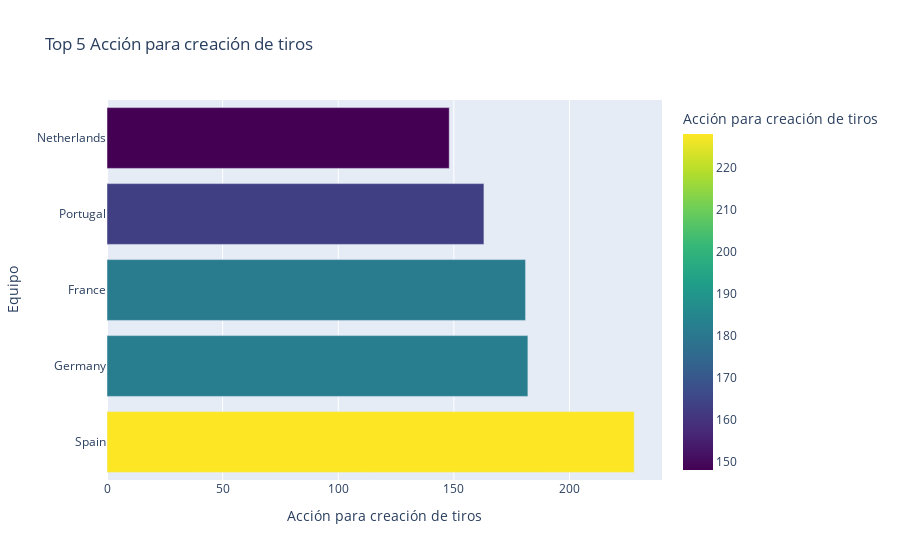
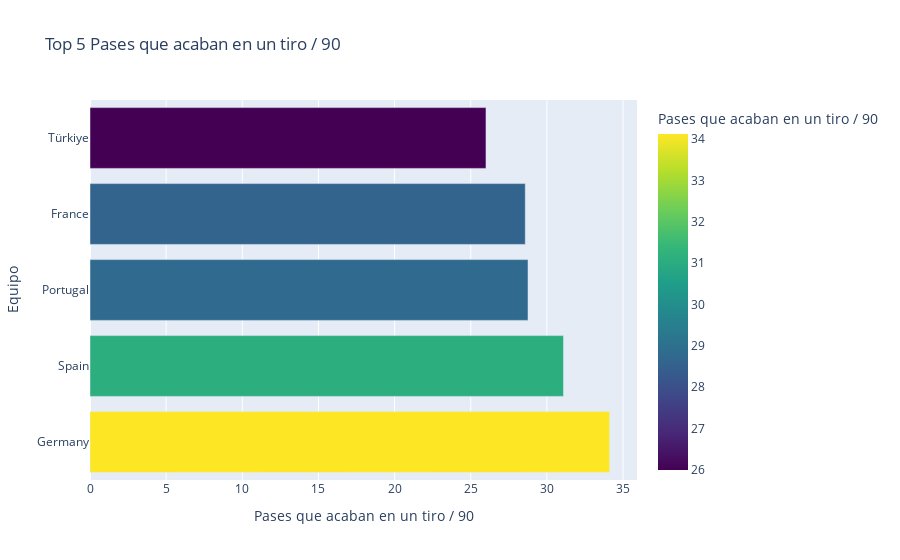
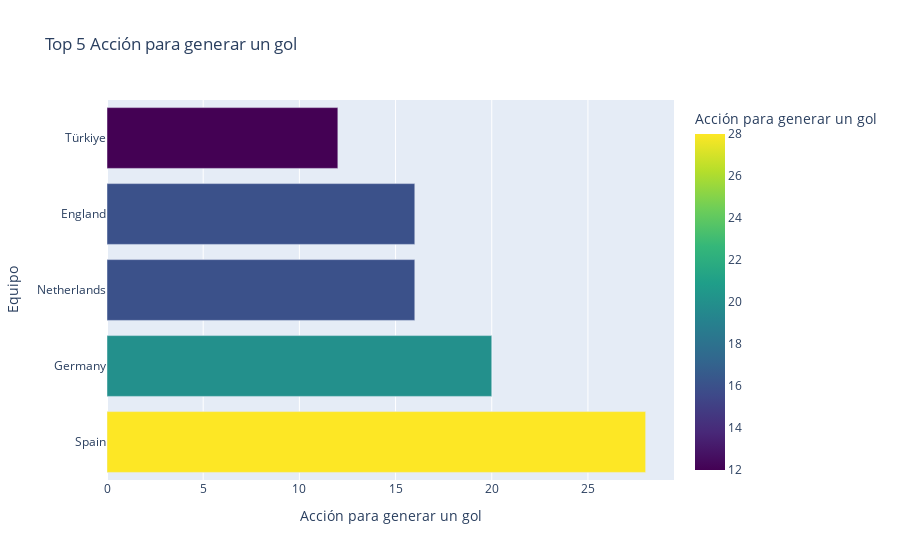
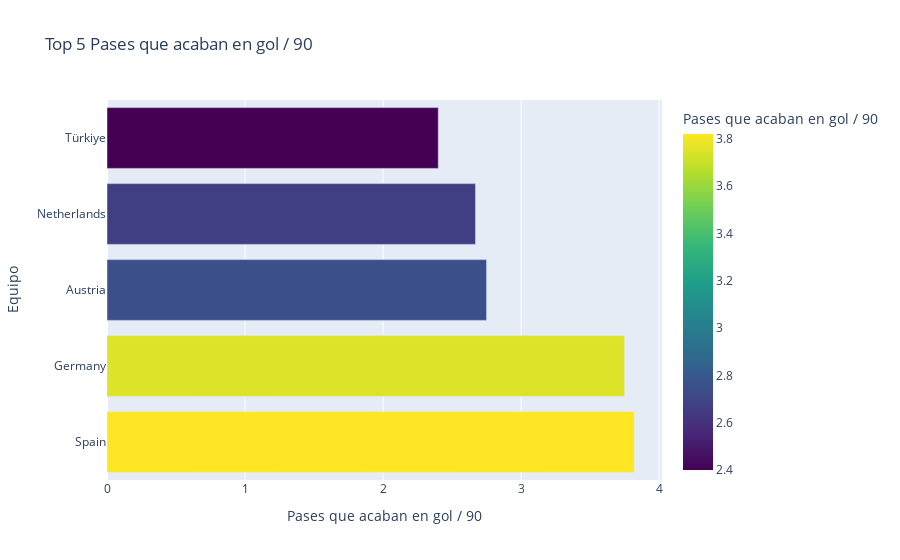

Here is the notebook cell these charts were saved with, in order:
### Markdown cell above
La siguiente sección muestra cómo iterar sobre el diccionario de DataFrames y listas de columnas para aplicar la función 'barplot_df' a cada DataFrame. Esta función generará gráficos de barras para las columnas especificadas.

### Code cell
# Iterar sobre el diccionario y aplicar la función
for df_name, columns in lista_columnas.items():
    if df_name in dataframes_dict:
        df = dataframes_dict[df_name]
        print(f'\nDATAFRAME: {df_name}')
        barplot_df(df, columns)
    else:
        print(f"El DataFrame '{df_name}' no se encuentra en dataframes_dict.")

### Figure 1 — Plotly figure (JSON) as saved in the notebook; plotly's stock layout.template omitted (floating-point values rounded to 4 significant figures)
{"data": [{"alignmentgroup": "True", "hovertemplate": "Acción para creación de tiros=%{marker.color}<br>Equipo=%{y}<extra></extra>", "legendgroup": "", "marker": {"color": [228, 182, 181, 163, 148], "coloraxis": "coloraxis", "pattern": {"shape": ""}}, "name": "", "offsetgroup": "", "orientation": "h", "showlegend": false, "textposition": "auto", "type": "bar", "x": [228, 182, 181, 163, 148], "xaxis": "x", "y": ["Spain", "Germany", "France", "Portugal", "Netherlands"], "yaxis": "y"}], "layout": {"barmode": "relative", "coloraxis": {"colorbar": {"title": {"text": "Acción para creación de tiros"}}, "colorscale": [[0, "#440154"], [0.1111, "#482878"], [0.2222, "#3e4989"], [0.3333, "#31688e"], [0.4444, "#26828e"], [0.5556, "#1f9e89"], [0.6667, "#35b779"], [0.7778, "#6ece58"], [0.8889, "#b5de2b"], [1, "#fde725"]]}, "legend": {"tracegroupgap": 0}, "title": {"text": "Top 5 Acción para creación de tiros"}, "xaxis": {"anchor": "y", "domain": [0, 1], "title": {"text": "Acción para creación de tiros"}}, "yaxis": {"anchor": "x", "domain": [0, 1], "title": {"text": "Equipo"}}}}

### Figure 2 — Plotly figure (JSON) as saved in the notebook; plotly's stock layout.template omitted (floating-point values rounded to 4 significant figures)
{"data": [{"alignmentgroup": "True", "hovertemplate": "Pases que acaban en un tiro / 90=%{marker.color}<br>Equipo=%{y}<extra></extra>", "legendgroup": "", "marker": {"color": [34.12, 31.09, 28.76, 28.58, 26], "coloraxis": "coloraxis", "pattern": {"shape": ""}}, "name": "", "offsetgroup": "", "orientation": "h", "showlegend": false, "textposition": "auto", "type": "bar", "x": [34.12, 31.09, 28.76, 28.58, 26], "xaxis": "x", "y": ["Germany", "Spain", "Portugal", "France", "Türkiye"], "yaxis": "y"}], "layout": {"barmode": "relative", "coloraxis": {"colorbar": {"title": {"text": "Pases que acaban en un tiro / 90"}}, "colorscale": [[0, "#440154"], [0.1111, "#482878"], [0.2222, "#3e4989"], [0.3333, "#31688e"], [0.4444, "#26828e"], [0.5556, "#1f9e89"], [0.6667, "#35b779"], [0.7778, "#6ece58"], [0.8889, "#b5de2b"], [1, "#fde725"]]}, "legend": {"tracegroupgap": 0}, "title": {"text": "Top 5 Pases que acaban en un tiro / 90"}, "xaxis": {"anchor": "y", "domain": [0, 1], "title": {"text": "Pases que acaban en un tiro / 90"}}, "yaxis": {"anchor": "x", "domain": [0, 1], "title": {"text": "Equipo"}}}}

### Figure 3 — Plotly figure (JSON) as saved in the notebook; plotly's stock layout.template omitted (floating-point values rounded to 4 significant figures)
{"data": [{"alignmentgroup": "True", "hovertemplate": "Acción para generar un gol=%{marker.color}<br>Equipo=%{y}<extra></extra>", "legendgroup": "", "marker": {"color": [28, 20, 16, 16, 12], "coloraxis": "coloraxis", "pattern": {"shape": ""}}, "name": "", "offsetgroup": "", "orientation": "h", "showlegend": false, "textposition": "auto", "type": "bar", "x": [28, 20, 16, 16, 12], "xaxis": "x", "y": ["Spain", "Germany", "Netherlands", "England", "Türkiye"], "yaxis": "y"}], "layout": {"barmode": "relative", "coloraxis": {"colorbar": {"title": {"text": "Acción para generar un gol"}}, "colorscale": [[0, "#440154"], [0.1111, "#482878"], [0.2222, "#3e4989"], [0.3333, "#31688e"], [0.4444, "#26828e"], [0.5556, "#1f9e89"], [0.6667, "#35b779"], [0.7778, "#6ece58"], [0.8889, "#b5de2b"], [1, "#fde725"]]}, "legend": {"tracegroupgap": 0}, "title": {"text": "Top 5 Acción para generar un gol"}, "xaxis": {"anchor": "y", "domain": [0, 1], "title": {"text": "Acción para generar un gol"}}, "yaxis": {"anchor": "x", "domain": [0, 1], "title": {"text": "Equipo"}}}}

### Figure 4 — Plotly figure (JSON) as saved in the notebook; plotly's stock layout.template omitted (floating-point values rounded to 4 significant figures)
{"data": [{"alignmentgroup": "True", "hovertemplate": "Pases que acaban en gol / 90=%{marker.color}<br>Equipo=%{y}<extra></extra>", "legendgroup": "", "marker": {"color": [3.82, 3.75, 2.75, 2.67, 2.4], "coloraxis": "coloraxis", "pattern": {"shape": ""}}, "name": "", "offsetgroup": "", "orientation": "h", "showlegend": false, "textposition": "auto", "type": "bar", "x": [3.82, 3.75, 2.75, 2.67, 2.4], "xaxis": "x", "y": ["Spain", "Germany", "Austria", "Netherlands", "Türkiye"], "yaxis": "y"}], "layout": {"barmode": "relative", "coloraxis": {"colorbar": {"title": {"text": "Pases que acaban en gol / 90"}}, "colorscale": [[0, "#440154"], [0.1111, "#482878"], [0.2222, "#3e4989"], [0.3333, "#31688e"], [0.4444, "#26828e"], [0.5556, "#1f9e89"], [0.6667, "#35b779"], [0.7778, "#6ece58"], [0.8889, "#b5de2b"], [1, "#fde725"]]}, "legend": {"tracegroupgap": 0}, "title": {"text": "Top 5 Pases que acaban en gol / 90"}, "xaxis": {"anchor": "y", "domain": [0, 1], "title": {"text": "Pases que acaban en gol / 90"}}, "yaxis": {"anchor": "x", "domain": [0, 1], "title": {"text": "Equipo"}}}}
